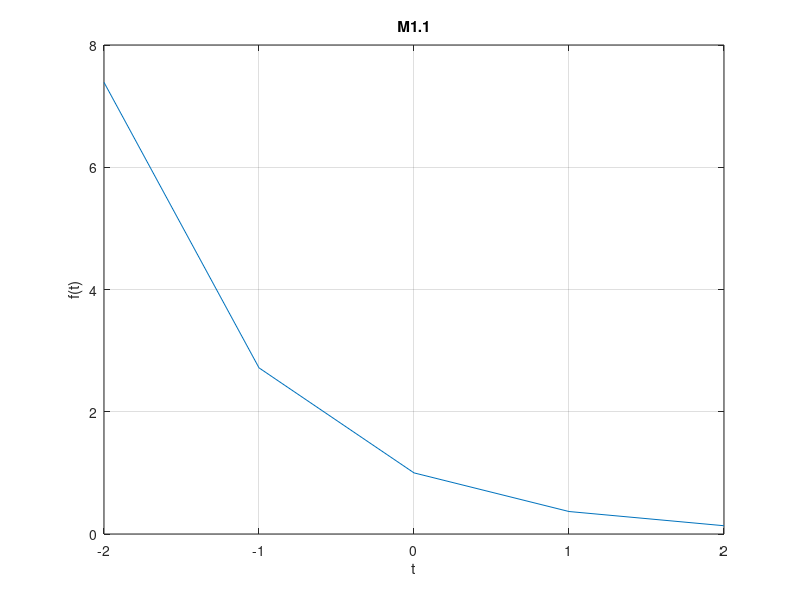
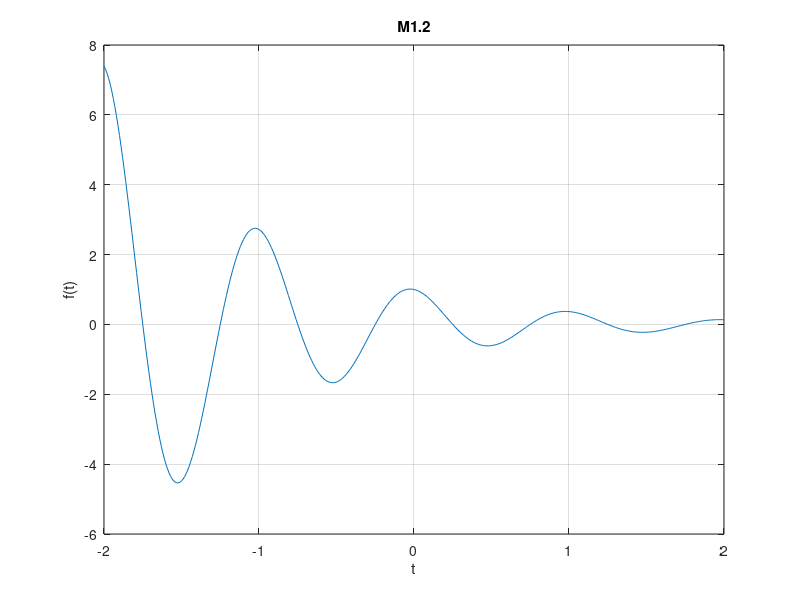
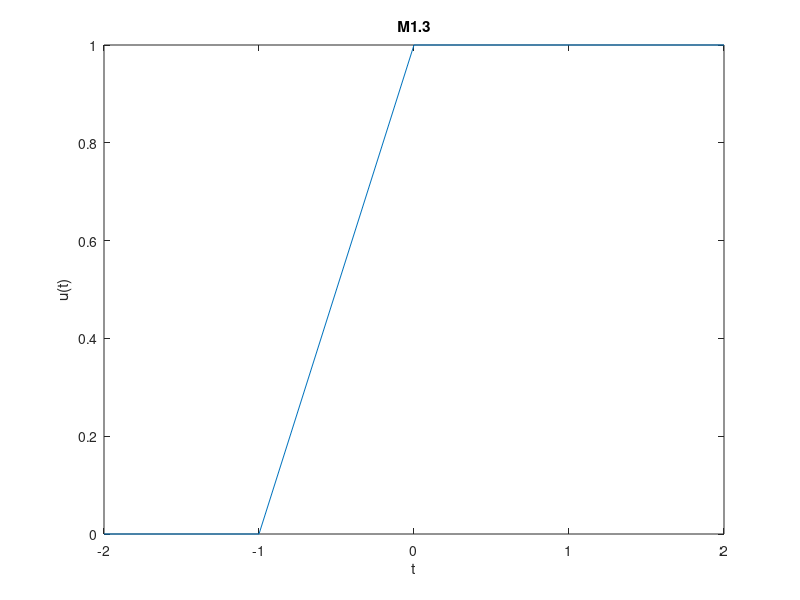
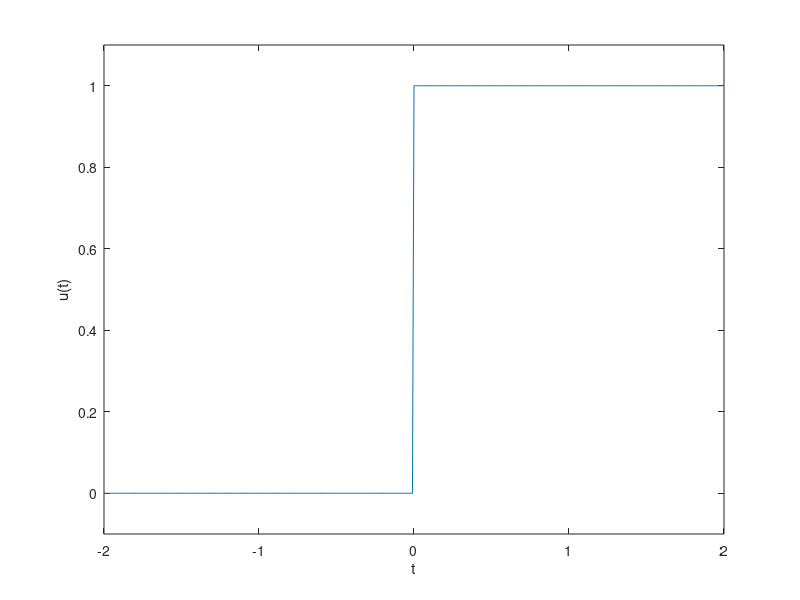

Source code (MATLAB) for these figures, in order: (Note: this script raises an error after producing the figures.)
  %% Practica 2: señales en tiempo continuo
  % integrantes: 
  % Gómez García Carlos Eduardo
  % Contreras Porfirio Alejandro
  % Serrano Gómez Erick
  % 
  %% Objetivos
  %   
  % * Manipulacion básica de MATLAB
  % * Gráficas de señales reales y complejas continuas
  % * Transformación de señales continuas (escalamientos y traslaciones)
  % * Calculo de energía y potencia de señales continuas
  %
  %% Introducion
  %
  %
  %
  %
  %
  %% Problema 1
%*M1.1 funciones anonimas*.
%definimos la funcion f(t) = e^t*cos(2πt).   
  f= @(t) exp(-t).*cos(2*pi*t);
%ya definida f(t) la podemos evalular
 t = 0;
  f(t)

%%
%también se pude evaluar de la siguiente forma, sustituyendo
%directamente f(0)
  f(0)
%para evaluar una funcion en diferentes valores definimos un vector:
  t = (-2:2);
  f(t)
%%  
%graficamos a f(t) introduciendo el vector t que va de -2 a 2 
  figure
  plot(t,f(t));
  title('M1.1'); xlabel('t'); ylabel('f(t)'); grid;
%la gráfica M1.1 no muestra el comportamiento deseado, debido a que no
%tabulamos los suficientes puntos.
%redefinimos al vector t que ahora va de -2 a 2 pero en lugar de ir de 1
%en 1 va 0.01 en 0.01
  t = (-2:0.01:2);
%%  
% evaluamos nuevamente la funcion y graficamos
  figure
  plot(t,f(t));
  title('M1.2'); xlabel('t'); ylabel('f(t)'); grid;
%la figura M1.2 ya muestra el comportamiento esperado

%%
%*M1.2 operadores relacionales y la funcion escalon unitario*
%definimos la función escalon unitario:
  u = @(t) t>=0;
  
  t = (-2:2);
  figure
  plot (t,u(t));
  title('M1.3'); xlabel('t'); ylabel('u(t)');
%nuevamente la gráfica M1.3 no muestra lo esperado.
%%
%hacemos la correcion del vector t
  t = (-2:0.01:2);
%graficamos u(t)
  figure
  plot (t,u(t));
  xlabel('t'); ylabel('u(t)');
  axis ([-2 2 -0.1 1.1]);
%%
%definimos el pulso unitario p(t) = u(t) − u(t − 1)
  p = @(t) t>=0 & t<1;
  figure
  t = -1:0.01:2; plot(t,p(t));
  title('M1.5'); xlabel('t'); ylabel('p(t) = u(t)-u(t-1)');
  axis ([-1 2 -.1 1.1]);
%%  
%*M1.3 operaciones en la variable independiente*
% |consideremos g(t) = f(t)u(t) = e^−t*cos(2πt)u(t)| 
  g = @(t) exp(-t).*cos(2*pi*t).*(t>=0);
  t = -2:0.01:2;
%
%%
% g(2t+1) 
  figure
  title('M1.6'); plot(t,g(2*t+1)); xlabel('t'); ylabel('g(2t+1)'); grid;
%%  
%g(-t+1)
  figure
  title('M1.7'); plot(t,g(-t+1)); xlabel('t'); ylabel('g(-t+1)'); grid;
%%
%g(2t+1)
  figure
  title('M1.8'); plot(t,g(2*t+1) +g(-t+1)); xlabel('t'); ylabel('h(t)'); grid;
%%  
%*M1.4 Integracion y estimación de la energia de una señal*
%considera la señal x(t) = e^t(u(t) − u(t − 1))
%la energia de la señal x(t) se expresa como 
%Ex = ∫|x(t)|2 dt = ∫e^2t dt.
%definimos la funcion x(t)
  x = @(t) exp(-t).*((t>=0) & (t<1));
  t = 0:0.01:1;
%%  
%calulamos la energia de la señal
  E_x = sum(x(t).*x(t)*0.01)
%este resultado no es del todo exacto, ya que calcularlo de esta manera
%no estan exacta como integrar  
%primero elevamos al cuadrado x(t)
 x_squared = @(t) exp(-2*t).*((t>=0) & (t<1));
%integramos
 E_x = integral(x_squared,0,1)
%% 
%ahora considera g(t), definida previamente como 
% Eg = ∫e^−2tcos^2(2πt)dt. Existe una solución de forma cerrada, pero requiere un poco de esfuerzo. 
%MATLAB proporciona una respuesta más rápidamente
 g_squared = @(t) exp(-2*t).*(cos(2*pi*t).^2).*(t>=0);
 t = 0:0.001:100;
 E_g = sum(g_squared(t)*0.001)
% una mejor aproximacion se obtiene integrando
  E_g = integral(g_squared, 0,100)
%%  
  %% Problema 2
  %
  % <<problema2.PNG>> 
  % 
% definimos la funcion x(t)
  figure
  x = @(t) (-t).*(t>=-4 & t<=0) + (t).*(t>0 & t<=2);
  t = -5:0.01:5;
  title('x(t)'); plot(t,x(t)); xlabel('t'); ylabel('x(t)'); grid;
  t = -5:0.01:10;
%%  
  % x(t-4)
  figure
  plot(t,x(t-4)); xlabel('t'); ylabel('x(t-4)'); grid;
%%  
  % x(t/1.5)
  t = -10:0.01:10;
  figure
  plot(t,x(t./(1.5))); xlabel('t'); ylabel('x(t/1.5)'); grid;
%%  
  % x(-t)
  figure
  plot(t,x(-t)); xlabel('t'); ylabel('x(-t)'); grid;
%%  
  % x(2t-4)
  figure
  plot(t,x(2.*t-4)); xlabel('t'); ylabel('x(2t-4)'); grid;
%%  
  % x(2-t)
  figure
  plot(t,x(2-t)); xlabel('t'); ylabel('x(2-t)'); grid;
%%
 %% Problema 3 
 %%
 % *Graficar las siguientes funciones* estas graficas van de R->R
 % <<transformadasFourier.PNG>> 
 % 
 
a=1/2; t=-10:0.01:10;
f=@(t) exp(-a*t).*(t>0);
grafica2d(t,f(t),'f(t)');

w=-10:0.01:10;
f=@(t) 1./(1j.*w+a);
grafica2d(t,f(t), 'F(jw)=F(w)');
%%
f=@(t) t.*exp(-a*t).*(t>0);
grafica2d(t,f(t),'f(t)');

f=@(t) 1./(1j.*w+a).^2;
grafica2d(t,f(t), 'F(jw)=F(w)');
%%
n=2;
f=@(t) (t.^n).*exp(-a.*t).*(t>0);
grafica2d(t,f(t), 'f(t)');

f=@(t) factorial(n)./(1j.*w+a).^(n+1);
grafica2d(t,f(t), 'F(jw)=F(w)');
%% Problema 4  
% Graficar las mismas funciones del problema 3 pero que vayan de R->R^2
% 
f = @(w) 1./(w.*1j+a);
grafica3d(w,real(f(w)), imag(f(w)),'F(jw)=F(W)');
%
%%
f=@(w) 1./(1j.*w+a).^2;
grafica3d(w,real(f(w)), imag(f(w)),'F(jw)=F(W)');
%%
f=@(w) factorial(n)./(1j.*w+a).^(n+1);
grafica3d(w,real(f(w)), imag(f(w)),'F(jw)=F(W)');

  
  